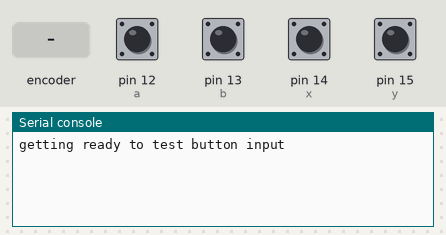
Recording of a program running on a simulated MicroPython board. Parts: the last lines printed to the serial console. The inputs (shaded band) are chosen by the test bench; at power-on: pin 12 (a), pin 13 (b), pin 14 (x), pin 15 (y) HIGH.

Above: at 1.2 s.
1.3 s: rotary encoder on pin 12 (a) / pin 13 (b) turned 1 step (first pin leading)
At 1.8 s:
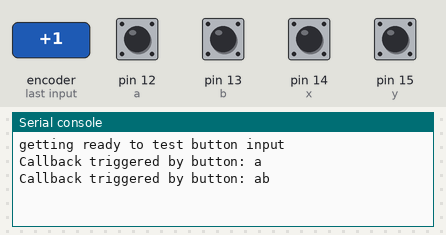
3.0 s: pin 14 (x) pulled LOW for 0.15 s
At 3.3 s:
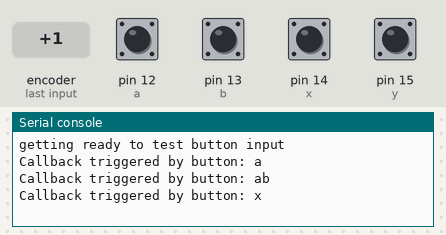
4.6 s: pin 15 (y) pulled LOW for 0.15 s
At 5.8 s:
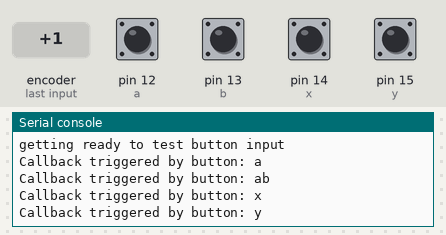
6.2 s: rotary encoder on pin 12 (a) / pin 13 (b) turned 2 steps (second pin leading)
At 6.8 s:
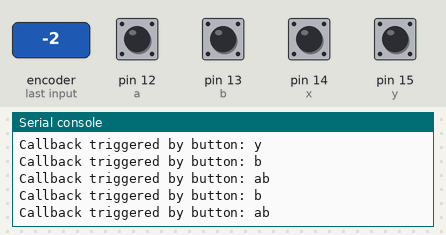
8.1 s: pin 14 (x) driven LOW and pin 15 (y) driven LOW
At 8.4 s:
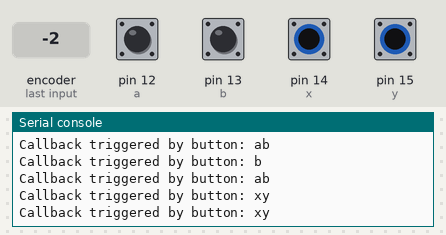
9.6 s: rotary encoder on pin 12 (a) / pin 13 (b) turned 1 step (first pin leading)
At 10.5 s:
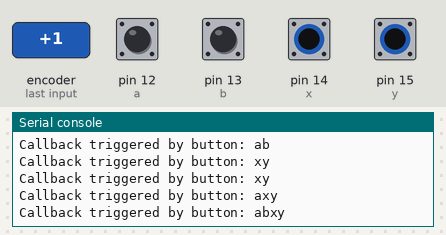

Measured:
- after the input at 1.3 s, the serial console: prints a new line at once (image 1)
- after the input at 3.0 s, the serial console: prints a new line at once (image 2)
- after the input at 4.6 s, the serial console: prints a new line at once (image 3)
- after the input at 6.2 s, the serial console: prints a new line at once (image 4)
- after the input at 8.1 s, the serial console: prints a new line at once (image 5)
- after the input at 9.6 s, the serial console: prints a new line at once (image 6)

The program:

button_input.py
```python
from machine import Pin
import time

class ButtonInput:
    def __init__(self, callback=None, debounce_time_ms=50):
        self.callback = callback
        self.debounce_time_ms = debounce_time_ms

        # Dictionary to store the last press time for each button
        self.last_press_time = {
            "a": 0,
            "b": 0,
            "x": 0,
            "y": 0
        }

        # Initialize pins for buttons
        self.buttons = {
            "a": Pin(12, Pin.IN, Pin.PULL_UP),
            "b": Pin(13, Pin.IN, Pin.PULL_UP),
            "x": Pin(14, Pin.IN, Pin.PULL_UP),
            "y": Pin(15, Pin.IN, Pin.PULL_UP)
        }

        # Set up interrupts for button presses
        for button_id, pin in self.buttons.items():
            pin.irq(trigger=Pin.IRQ_FALLING, handler=lambda pin, btn=button_id: self._handle_button(btn))

    def _handle_button(self, button_id):
        """
        Internal method to handle button press events with debounce.
        Calls the provided callback with the button ID if it exists.
        """
        current_time = time.ticks_ms()
        last_time = self.last_press_time[button_id]

        # Check if the time since the last press is greater than the debounce time
        if time.ticks_diff(current_time, last_time) > self.debounce_time_ms:
            self.last_press_time[button_id] = current_time
            self._check_multiple_buttons()

    def _check_multiple_buttons(self):
        """
        Check the state of all buttons and detect multiple button presses.
        Calls the callback with a string of currently pressed buttons.
        """
        # Get a sorted list of pressed buttons
        pressed_buttons = sorted([btn for btn, pin in self.buttons.items() if not pin.value()])

        # Join the button IDs into a single string
        if pressed_buttons and self.callback:
            self.callback("".join(pressed_buttons))

# Example usage
def button_callback(pressed_buttons):
    print(f"Buttons pressed: {pressed_buttons}")

# Example usage
def button_callback(pressed_buttons):
    if len(pressed_buttons) == 1:
        print(f"Button {pressed_buttons[0]} pressed")
    else:
        print(f"Multiple buttons pressed: {', '.join(pressed_buttons)}")

# Example usage
def button_callback(button_id):
    print(f"Callback triggered by button: {button_id}")

if __name__ == "__main__":

  # Create the ButtonInput instance with the callback function
  print("getting ready to test button input")
  button_input = ButtonInput(callback=button_callback)

  # Keep the script running to allow event handling
  import time
  while True:
      time.sleep(0.1)
```
